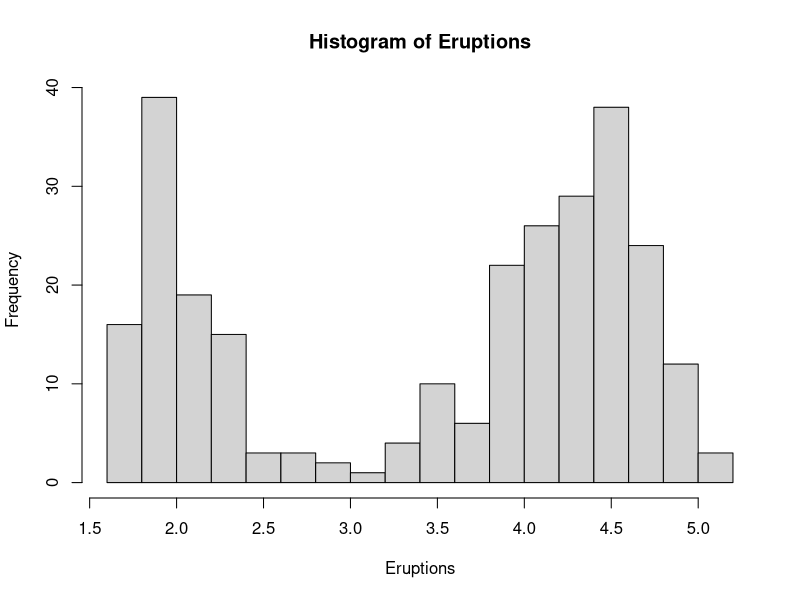
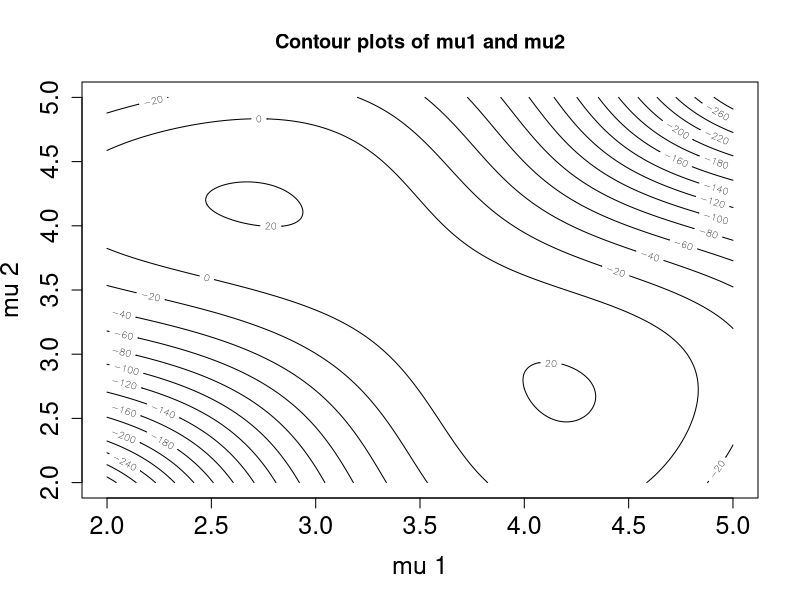

Source code (R) for these figures, in order: (Note: this script raises an error after producing the figures.)
## Example (language specific): Generalize code?
## One more example using optimization algorithms

data(faithful)

## Look at eruptions
hist(faithful$eruptions, main = "Histogram of Eruptions", xlab = "Eruptions", breaks = 20)


grid_search<-function(bimodal_fn, mu1range, mu2range, xvec){
  mu1_vec = seq(mu1range[1], mu1range[2], by = 0.01)
  mu2_vec = seq(mu2range[1], mu2range[2], by = 0.01)

  mu_mat = matrix(0, nrow = length(mu1_vec), ncol = length(mu2_vec))
  for(i in 1:length(mu1_vec)){
    for(j in 1:length(mu2_vec)){
      mu_mat[i,j] = bimodal_fn(mu1_vec[i], mu2_vec[j], xvec)
    }
  }
  return(list(mu1_vec = mu1_vec, mu2_vec = mu2_vec, mu_mat = mu_mat))
}


compute_bimodal_mixture_fx<-function(mu1, mu2, xvec){
  return(sum(log(exp(-0.5*(xvec - mu1)^2) + exp(-0.5*(xvec - mu2)^2))))
}

show_contour<-function(mu1range, mu2range, xvec, bimodal_fn, opt_type = "nil", muhist = NA, bimodal_dfn = NA, to_compute = "yes", mu_vars = NA){

  # Compute grid
  if(to_compute == "yes"){
    mu_vars = grid_search(bimodal_fn = bimodal_fn, mu1range = mu1range, mu2range = mu2range, xvec = xvec)
  }

  ptitle = paste("Contour plots of mu1 and mu2")

  # Create title based on inputs
  if(opt_type == "CA"){
    ptitle = paste("Coordinate Ascent Steps")
  } else if (opt_type == "arrows") {
    ptitle = paste("Showing direction of gradient")
  } else if (opt_type == "SA") {
    ptitle = paste("Steepest Ascent steps")
  } else if (opt_type == "NR") {
    ptitle = paste("Newton Raphson steps")
  } else if (opt_type != "nil") {
    stop("Wrong opt_type")
  }

  contour(mu_vars$mu1_vec,mu_vars$mu2_vec,mu_vars$mu_mat, main = ptitle, xlab = "mu 1",ylab = "mu 2",cex.lab=1.5,cex.axis=1.5, nlevels = 20) 
  # Draw steps for convergence given various algorithms / parameters for opt_type
  if(opt_type != "nil" && opt_type != "arrows"){
    lines(muhist,type='b',lwd=2,col=2)
  } 
  if (opt_type == "arrows" || opt_type == "SA" || opt_type == "NR"){
    # This function is defined below
    mu1_vec = seq(mu1range[1], mu1range[2], by = 0.01)
    mu2_vec = seq(mu2range[1], mu2range[2], by = 0.01)

    arrow_list = get_arrow_list(mu1range = mu1range, mu2range = mu2range, bimodal_dfn = bimodal_dfn, xvec = xvec)
    arrows(arrow_list$starts[,1],arrow_list$starts[,2],arrow_list$ends[,1],arrow_list$ends[,2],col=4,code=2)
  }
}

show_contour(mu1range = c(2,5), mu2range = c(2,5), bimodal_fn = compute_bimodal_mixture_fx, xvec = faithful$eruptions)

## Generalize 1D to 2D to nD

## An update step 
##
## Input: 
## opt_fn:  A 1D function you want to optimize
## GS_list: A list of optional parameters      
GoldenSection1D_update<-function(opt_fn, GS_list){

  if( (GS_list$x_UB - GS_list$x_mid) > (GS_list$x_mid - GS_list$x_LB) ){  # Working on the right-hand side
    y = GS_list$x_mid + (GS_list$x_UB - GS_list$x_mid)/(1 + GS_list$gr)
    GS_list$f_y = opt_fn(y)
    if( GS_list$f_y > GS_list$y_mid){ 
      GS_list$x_LB = GS_list$x_mid
      GS_list$y_LB = GS_list$y_mid
      GS_list$x_mid = y
      GS_list$y_mid = GS_list$f_y 
    } else { 
      GS_list$x_UB = y
      GS_list$y_UB = GS_list$f_y 
    }
  } else {
    y = GS_list$x_mid - (GS_list$x_mid - GS_list$x_LB)/(1 + GS_list$gr)
    GS_list$f_y = opt_fn(y)
    if( GS_list$f_y > GS_list$y_mid){
      GS_list$x_UB = GS_list$x_mid
      GS_list$y_UB = GS_list$y_mid 
      GS_list$x_mid = y 
      GS_list$y_mid = GS_list$f_y 
    } else { 
      GS_list$x_LB = y
      GS_list$y_LB = GS_list$f_y 
    }
  }
  return(GS_list)
}

## A 1D implementation of GoldenSection
## Input: 
## opt_fn : function to optimize
## x_LB   : "lower bound X"
## x_UB   : "upper bound X"
## tol    : tolerance
## maxit  : max iterations   
GoldenSection1D = function(opt_fn, x_LB, x_UB, tol=1e-8, maxit=100){
  
  # Pre-calculate golden ratio
  gr = (1 + sqrt(5))/2

  x_mid = x_LB + (x_UB-x_LB)/(1+gr)
  # Initialize our list
  GS_list = list(
    gr = gr, 
    x_mid = x_mid,
    x_UB = x_UB,
    x_LB = x_LB,
    y_LB = opt_fn(x_LB),
    y_UB = opt_fn(x_UB),
    y_mid = opt_fn(x_mid),
    f_y = NA
  )
  
  tol.met = FALSE    # No tolerance met
  iter = 0           # No iterations

  # Also, note that while while(1) is discouraged,
  # tol.met = TRUE below is the same as "break"

  while(!tol.met){
    iter = iter + 1
    GS_list = GoldenSection1D_update(opt_fn = opt_fn, GS_list = GS_list)
    if( (GS_list$x_UB - GS_list$x_mid) < tol || iter > maxit ){ 
      tol.met=TRUE 
    }
  }
  return(list(x_mid = GS_list$x_mid, iter = iter))
}

## This is for 1D. What if we wanted to use this
## in conjunction with multiple dimensions?
##
## Eg, LASSO ; using coordinate ascent

## Coordinate Ascent:
## Want to optimize f(mu_1, mu_2, mu_3, .., mu_n)
## While {convergence criteria not met}
##   for j in 1:n
##     Hold mu_i constant for i \neq j
##     Find mu_j that optimizes f(..., mu_j, ..)
##     Update mu_j
##
## 
## To find mu_j that optimizes f(...,mu_j, ..)
## can use any 1D algorithm
##
## Suppose we are given GoldenSection as above
## Note that it takes in a function with only one
## input
##
## What's the "best" way to make changes to prevent
## errors?


## Demonstrate with bimodal mixture model

# Previous
compute_bimodal_mixture_fx_old<-function(mu1, mu2, xvec){
  return(sum(log(exp(-0.5*(xvec - mu1)^2) + exp(-0.5*(xvec - mu2)^2))))
}

# Now
compute_bimodal_mixture_fx_new<-function(mu, xvec, opt_para_pos){
  
  m1 = mu[1]
  m2 = mu[2]
  xvec = xvec

  if (opt_para_pos == 1){
    return(
      function(opt_para){
        return(sum(log(exp(-0.5*(xvec - opt_para)^2) + exp(-0.5*(xvec - m2)^2))))
      }
    )
  } else if (opt_para_pos == 2) {
    return(
      function(opt_para){
        return(sum(log(exp(-0.5*(xvec - m1)^2) + exp(-0.5*(xvec - opt_para)^2))))
      }
    )
  }
}

compute_bimodal_mixture_fx(mu = c(1,2), xvec = faithful$eruptions, opt_para_pos = 1 )
compute_bimodal_mixture_fx(mu = c(1,2), xvec = faithful$eruptions, opt_para_pos = 2 )


# and try this
compute_bimodal_mixture_fx(mu = c(1,2), xvec = faithful$eruptions, opt_para_pos = 1 )(1)
compute_bimodal_mixture_fx(mu = c(1,2), xvec = faithful$eruptions, opt_para_pos = 2 )(2)


CoordinateAscent<-function(mu, x_LB_vec , x_UB_vec , bimodal_fn , xvec , tol=1e-8, maxit=1000){

  iter = 0              # Initialization
  tol.met = FALSE
  muhist = matrix(0,nrow = maxit+1, ncol = 2)
  muhist[1,] = mu

  while(!tol.met){  # Tolerance will be checked by how much we move mu
    oldmu = mu      # over one cycle accross the dimensions.
    
    for(ndims in 1:length(mu)){  
      iter = iter + 1     
      mu[ndims] = GoldenSection1D(opt_fn = bimodal_fn(mu = mu, xvec = xvec, opt_para_pos = ndims), x_LB = x_LB_vec[ndims], x_UB = x_UB_vec[ndims])$x_mid
      muhist[iter+1,] = mu
    }

    if( max(abs(mu - oldmu))<tol | iter > maxit){ 
      tol.met = TRUE
      muhist = muhist[1:(iter+1),]
    } else { 
      oldmu = mu 
    }
  } 
  return(list(mu = mu, iter = iter, muhist = muhist))
}


CA_res = CoordinateAscent(mu = c(3.6,3.5), x_LB_vec = c(1,3.5), x_UB_vec = c(4,5.5), bimodal_fn = compute_bimodal_mixture_fx_new, xvec = faithful$eruptions)


show_contour(mu1range = c(2.5,5), mu2range = c(2.5,5), bimodal_fn = compute_bimodal_mixture_fx_old, xvec = faithful$eruptions, opt_type = "CA", muhist = CA_res$muhist)

